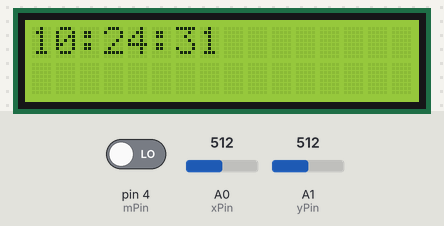
Recording of a sketch running on a simulated Arduino Uno, built with avr-gcc and run on an emulated ATmega328P. Parts: 16×2 character LCD. Inputs (shaded band) come from the test bench; at power-on: pin 4 (mPin) LOW, A0 (xPin) = 512, A1 (yPin) = 512. The local clock reads 2024-03-15 10:24:30 at power-on unless the sketch sets it; what the sketch prints to the serial monitor is not drawn.

Above: at 1.2 s.
1.3 s: pin 4 (mPin) driven HIGH
At 2.25 s:
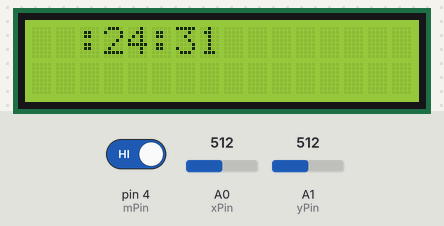
3.6 s: A0 (xPin) set to 390
At 3.77 s:
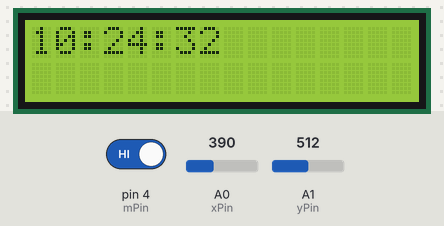
5.1 s: A1 (yPin) set to 390
At 6.4 s:
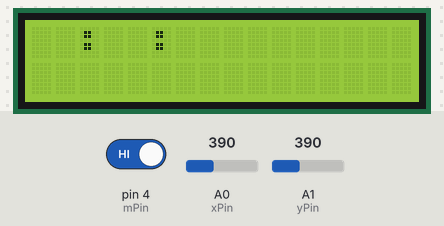
7.2 s: A1 (yPin) set to 410
At 8.0 s:
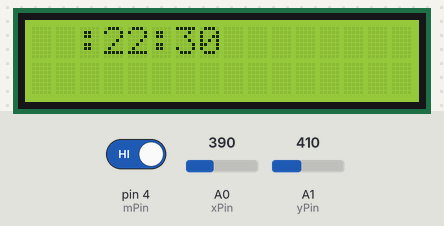
9.0 s: A1 (yPin) set to 306
At 9.55 s:
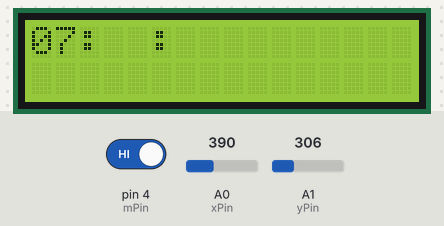
Timing chart, 0 to 12.0 s (numbered marks = the images above; inputs shaded):
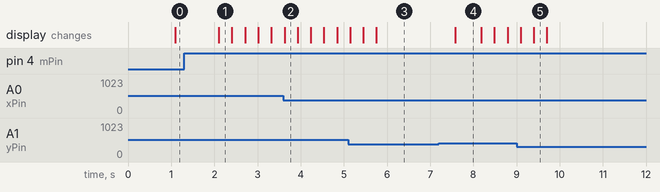

Measured:
- after the input at 3.6 s, the display: changes at once (image 2)
- after the input at 7.2 s, the display: changes after 0.38 s (image 4)
- what the display in image 4 shows lasts 0.6 s, from 7.6 s to 8.2 s

The sketch:

clock.ino
```cpp
#include <DS1302.h>
#include <Wire.h>
#include <LiquidCrystal_I2C.h>

DS1302 rtc(5, 6, 7);
LiquidCrystal_I2C lcd(0x27,16,2);

int mPin = 4;
int xPin = 0;
int yPin = 1;

boolean editMode = 0;
boolean prevModeBtn = 0;

const int valPos[3] = {0, 3, 6};

const String format = "%02d";

void printTime(){
  Time t = rtc.time();
  if(t.yr > 2000) {
    char buf1[9];
    snprintf(buf1, sizeof(buf1), "%02d:%02d:%02d", t.hr, t.min, t.sec);
    lcd.setCursor(0,0);
    lcd.print(buf1);
  }
}


void checkMode(){
  boolean btn = digitalRead(mPin);
  if(prevModeBtn != btn) {
    delay(5);
    btn = digitalRead(mPin);
  }
  if(btn == HIGH && prevModeBtn == LOW) {
    editMode = !editMode;
    Serial.print("Mode changed to ");
    Serial.println(editMode);
  }
  prevModeBtn = btn;
}

void setup() {
  Serial.begin(9600);
  rtc.writeProtect(false);
  rtc.halt(false);
  Time t = rtc.time();
  if(t.yr < 2010) {
    t.yr = 2010;
    rtc.time(t);
  }

  lcd.init();
  lcd.backlight();
}

void loop() {
  if(!editMode) {
    printTime();
  } else {
    setupTime();
  }
  delay(1000);
  checkMode();
}
```

setup.ino
```cpp
boolean blink = true;

void setupTime() {
  Time t = rtc.time();
  int pos = 1;
  int val = 0;
  int delta = 0;
  while(editMode) {
    if(pos == 1){
      int newTh = t.hr + delta;
      if(newTh < 0) newTh = 23;
      if(newTh > 23) newTh=0;
      t.hr = newTh;
      val = t.hr;
    } else if(pos == 2){
      int newMin = t.min + delta;
      if(newMin <0) newMin=59;
      if(newMin > 59) newMin=0;
      t.min = newMin;
      val = t.min;
    } else if(pos == 3){
      int newSec = t.sec + delta;
      if(newSec <0) newSec=59;
      if(newSec > 59) newSec=0;
      t.sec = newSec;
      val = t.sec;
    }

    lcd.setCursor(valPos[pos-1], 0);
    char buf[sizeof(format)];
    snprintf(buf, sizeof(buf), format.c_str(), val);
    if(blink) {
        lcd.print("  ");
    } else {
      lcd.print(buf);
    }

    delay(300);
    checkMode();
    if(!editMode) {
      rtc.time(t);
    }

    if(delta == 0) {
      if(blink) {
        lcd.setCursor(valPos[pos-1], 0);
        lcd.print(buf);
      }
      blink = !blink;
    }

    delta = 0;
    int x = analogRead(xPin);
    int y = analogRead(yPin);

    Serial.print("X=");
    Serial.println(x);

    if(x > 650) {
      pos++;
    }
    if(x < 400) {
      pos--;
    }
    if(pos<1) {
      pos = 3;
    }
    if(pos>3) {
      pos = 1;
    }

    if(y > 650) {
      delta = 1;
    }
    if(y < 400) {
      delta = -1;
    }
  }

};
```
